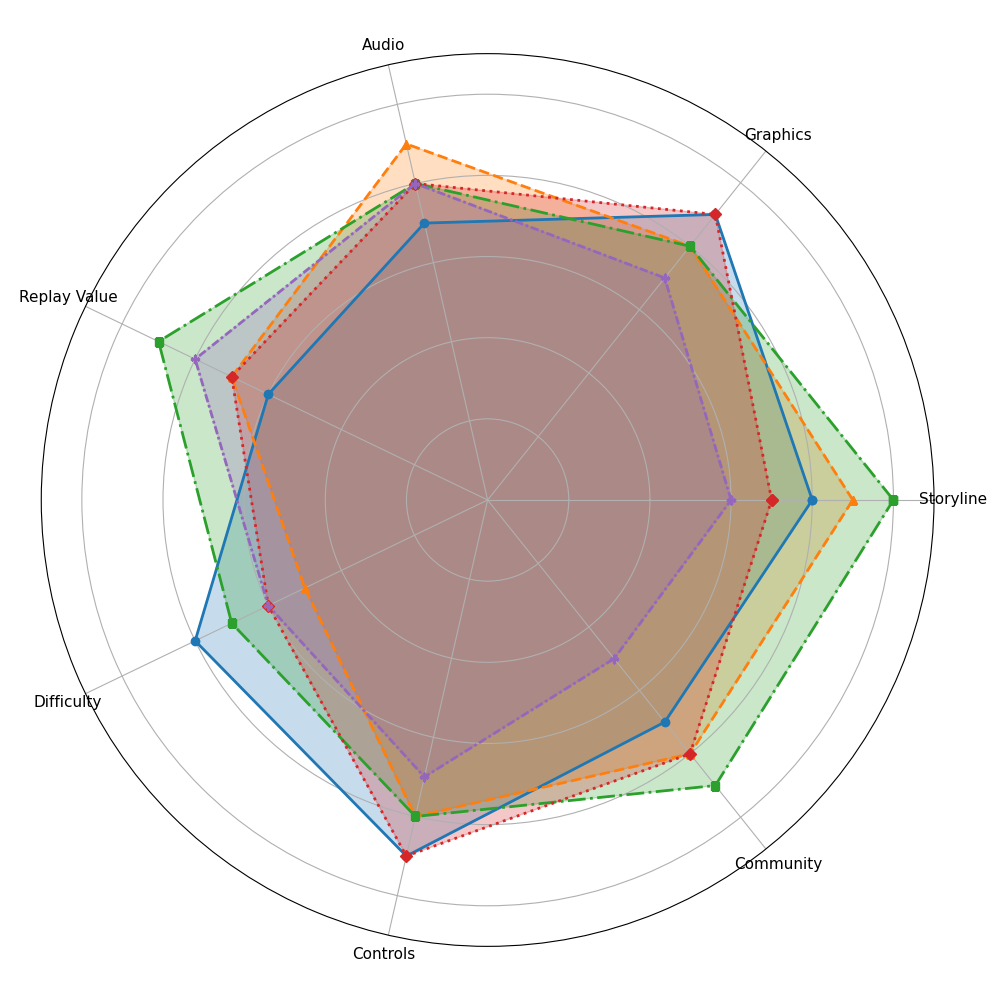

This chart was generated by the following Python code:
import matplotlib.pyplot as plt
import numpy as np

categories = ['Storyline', 'Graphics', 'Audio', 'Replay Value', 'Difficulty', 'Controls', 'Community']

action_game = [8, 9, 7, 6, 8, 9, 7]
adventure_game = [9, 8, 9, 7, 5, 8, 8]
role_playing_game = [10, 8, 8, 9, 7, 8, 9]
shooter_game = [7, 9, 8, 7, 6, 9, 8]
sports_game = [6, 7, 8, 8, 6, 7, 5]

action_game += action_game[:1]
adventure_game += adventure_game[:1]
role_playing_game += role_playing_game[:1]
shooter_game += shooter_game[:1]
sports_game += sports_game[:1]

num_vars = len(categories)
angles = np.linspace(0, 2 * np.pi, num_vars, endpoint=False).tolist()
angles += angles[:1]

fig, ax = plt.subplots(figsize=(10, 10), subplot_kw=dict(polar=True))

plt.ylim(0, 11)

genres = {
    'Action': ('#1f77b4', 'solid', 'o'),
    'Adventure': ('#ff7f0e', '--', '^'),
    'Role-Playing': ('#2ca02c', 'dashdot', 's'),
    'Shooter': ('#d62728', ':', 'D'),
    'Sports': ('#9467bd', (0, (3, 1, 1, 1)), 'P')
}

datasets = [action_game, adventure_game, role_playing_game, shooter_game, sports_game]

for data, style in zip(datasets, genres.values()):
    color, linestyle, marker = style
    ax.plot(angles, data, color=color, linewidth=2, linestyle=linestyle, marker=marker, markersize=6)
    ax.fill(angles, data, color=color, alpha=0.25)

ax.set_xticks(angles[:-1])
ax.set_xticklabels(categories, color='black', size=11)
ax.set_yticklabels([])

plt.tight_layout()
plt.show()
